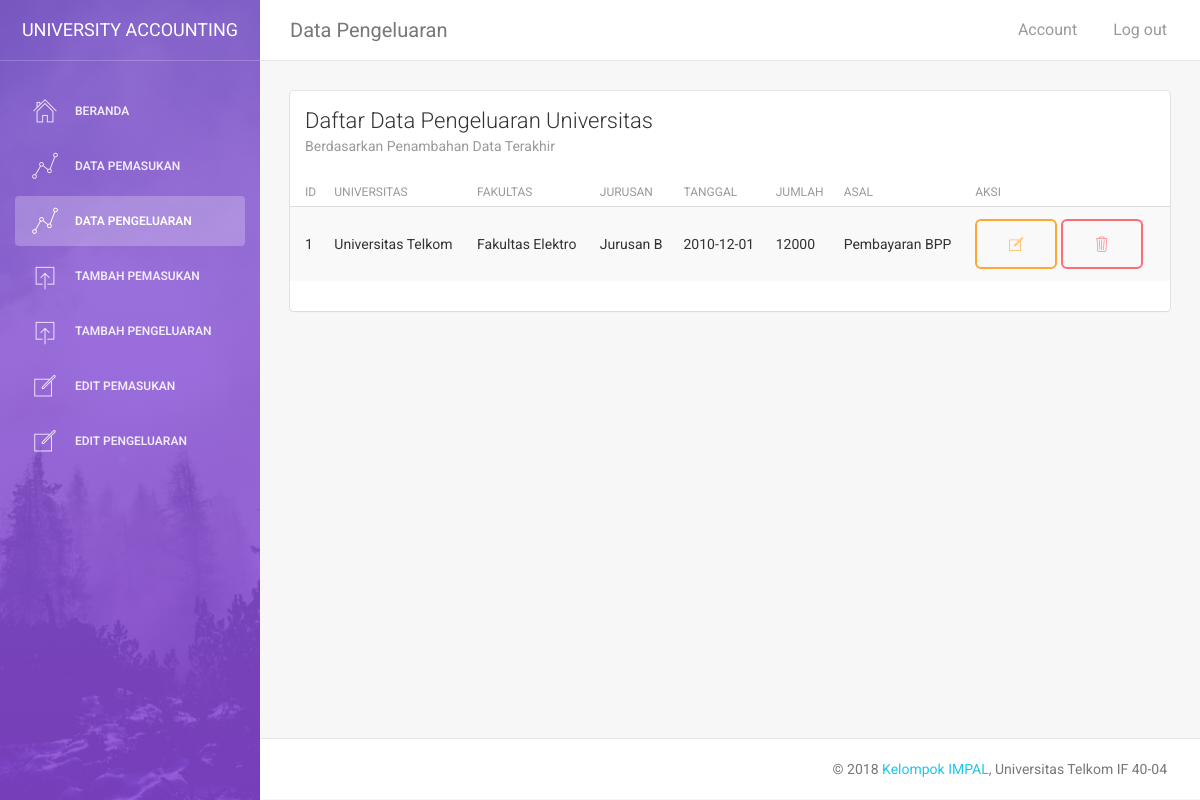
Screenshot of /impal/index.php/pengeluaran with the database file from the repository.
### tables this page shows
CREATE TABLE `pengeluaran` (
  `id_pengeluaran` int(11) NOT NULL,
  `nama_univ` varchar(20) NOT NULL,
  `nama_fakultas` varchar(20) NOT NULL,
  `nama_jurusan` varchar(20) NOT NULL,
  `tanggal_pengeluaran` date NOT NULL,
  `jumlah_pengeluaran` int(20) NOT NULL,
  `asal_pengeluaran` varchar(20) NOT NULL
);

### impal/application/controllers/pengeluaran.php (called while the page is built, shortened)
<?php
Class pengeluaran extends CI_Controller
{
    public function __construct()
    {
        $this->load->model('m_pengeluaran');
    }
    public function index($offset=0)
    {
        $data['pengeluaran'] = $this->m_pengeluaran->getAllpengeluaran();
        $data['pengeluaran1'] = $this->m_pengeluaran->getpengeluaran(1);
        $this->load->view('indexpengeluaran',$data);
    }
}
?>

### impal/index.php (called while the page is built, shortened)
<?php
require_once BASEPATH.'core/CodeIgniter.php';

### impal/application/models/m_pengeluaran.php (called while the page is built, shortened)
<?php
Class m_pengeluaran extends CI_Model
{
	public function getAllpengeluaran(){
		$query = $this->db->get('pengeluaran');
		return $query->result_array();
	}
	public function getpengeluaran($id)
	{
		$this->db->where('id_pengeluaran',$id);
		$query = $this->db->get('pengeluaran');
		return $query->row_array();
	}
}

### impal/application/views/indexpengeluaran.php (the view, shortened to what this page needs)
<!doctype html>
<html lang="en">
<head>
    <link href="<?php echo base_url("assets/css/bootstrap.min.css") ?> " rel="stylesheet" />
    <link href="<?php echo base_url("assets/css/animate.min.css") ?> " rel="stylesheet"/>
    <link href="<?php echo base_url("assets/css/light-bootstrap-dashboard.css?v=1.4.0") ?> " rel="stylesheet"/>
    <link href="<?php echo base_url("assets/css/demo.css") ?> " rel="stylesheet" />
    <link href="http://maxcdn.bootstrapcdn.com/font-awesome/4.2.0/css/font-awesome.min.css" rel="stylesheet">
    <link href="<?php echo base_url("assets/css/pe-icon-7-stroke.css") ?> " rel="stylesheet" />
</head>
<body>
<div class="wrapper">
    <div class="sidebar" data-color="purple" data-image="<?php echo base_url("assets/img/sidebar-5.jpg") ?> ">
    	<div class="sidebar-wrapper">
            <div class="logo">
                <a href="<?php echo site_url('CBeranda') ?>" class="simple-text">
                    University Accounting
                </a>
            </div>
            <ul class="nav">
                <li>
                    <a href="<?php echo site_url('CBeranda') ?>">
                        <i class="pe-7s-home"></i>
                        <p>Beranda</p>
                    </a>
                </li>
                <li>
                    <a href="<?php echo site_url('pemasukan') ?>">
                        <i class="pe-7s-graph1"></i>
                        <p>Data Pemasukan</p>
                    </a>
                </li>
                <li  class="active"s>
                    <a href="<?php echo site_url('pengeluaran') ?>">
                        <i class="pe-7s-graph1"></i>
                        <p>Data Pengeluaran</p>
                    </a>
                </li>
                <li>
                    <a href="<?php echo site_url('pemasukan/add') ?>">
                        <i class="pe-7s-upload"></i>
                        <p>Tambah Pemasukan</p>
                    </a>
                </li>
                <li>
                    <a href="<?php echo site_url('pengeluaran/add') ?>">
                        <i class="pe-7s-upload"></i>
                        <p>Tambah Pengeluaran</p>
                    </a>
                </li>
                <li>
                    <a href="#" class="disable">
                        <i class="pe-7s-note"></i>
                        <p>Edit Pemasukan</p>
                    </a>
                </li>
                <li>
                    <a href="#" class="disable">
                        <i class="pe-7s-note"></i>
                        <p>Edit Pengeluaran</p>
                    </a>
                </li>
            </ul>
    	</div>
    </div>
    <div class="main-panel">
        <nav class="navbar navbar-default navbar-fixed">
            <div class="container-fluid">
                <div class="navbar-header">
                    <a class="navbar-brand" href="#">Data Pengeluaran</a>
                </div>
                <div class="collapse navbar-collapse">
                    <ul class="nav navbar-nav navbar-right">
                        <li>
                           <a href="">
                               <p>Account</p>
                            </a>
                        </li>
                        <li>
                            <a href="<?php echo site_url('Akun_C/logout') ?>">
                                <p>Log out</p>
                            </a>
                        </li>
                    </ul>
                </div>
            </div>
        </nav>
        <div class="content">
            <div class="container-fluid">
                <div class="row">
                    <div class="col-md-12">
                        <div class="card">
                            <div class="header">
                                <h4 class="title">Daftar Data Pengeluaran Universitas</h4>
                                <p class="category">Berdasarkan Penambahan Data Terakhir</p>
                            </div>
                            <div class="content table-responsive table-full-width">
                                <table class="table table-hover table-striped">
                                    <thead>
                                        <th>ID</th>
                                        <th>Universitas</th>
                                        <th>Fakultas</th>
                                        <th>Jurusan</th>
                                        <th>Tanggal</th>
                                        <th>Jumlah</th>
                                        <th>Asal</th>
                                        <th>Aksi</th>
                                    </thead>
                                    <tbody>
                                        <?php foreach ($pengeluaran as $key => $value) { ?>
                                        <tr>
                                            <td><?php echo $value['id_pengeluaran'];?></td>
                                            <td><?php echo $value['nama_univ'];?></td>
                                            <td><?php echo $value['nama_fakultas'];?></td>
                                            <td><?php echo $value['nama_jurusan'];?></td>
                                            <td><?php echo $value['tanggal_pengeluaran'];?></td>
                                            <td><?php echo $value['jumlah_pengeluaran'];?></td>
                                            <td><?php echo $value['asal_pengeluaran'];?></td>
                                            <td>
                                                <a type="button" class="btn btn-lg btn-warning pe-7s-note" href="<?php echo site_url('pengeluaran/edit/'.$value['id_pengeluaran']);?>"></a>
                                                <a type="button" class="btn btn-lg btn-danger pe-7s-trash" href="<?php echo site_url('pengeluaran/delete/'.$value['id_pengeluaran']);?>" onclick="return confirm('Konfirmasi Penghapusan Data')"></a>
                                            </td>
                                        </tr>
                                        <?php } ?>
                                    </tbody>
                                </table>
                            </div>
                        </div>
                    </div>
                </div>
            </div>
        </div>
        <footer class="footer">
            <div class="container-fluid">
                <p class="copyright pull-right">
                    &copy; <script>document.write(new Date().getFullYear())</script> <a href="http://www.creative-tim.com">Kelompok IMPAL</a>, Universitas Telkom IF 40-04
                </p>
            </div>
        </footer>
    </div>
</div>
</body>
</html>

### rows the page displays
pengeluaran: id_pengeluaran "1", nama_univ "Universitas Telkom", nama_fakultas "Fakultas Elektro", nama_jurusan "Jurusan B", tanggal_pengeluaran "2010-12-01", jumlah_pengeluaran "12000", asal_pengeluaran "Pembayaran BPP"
